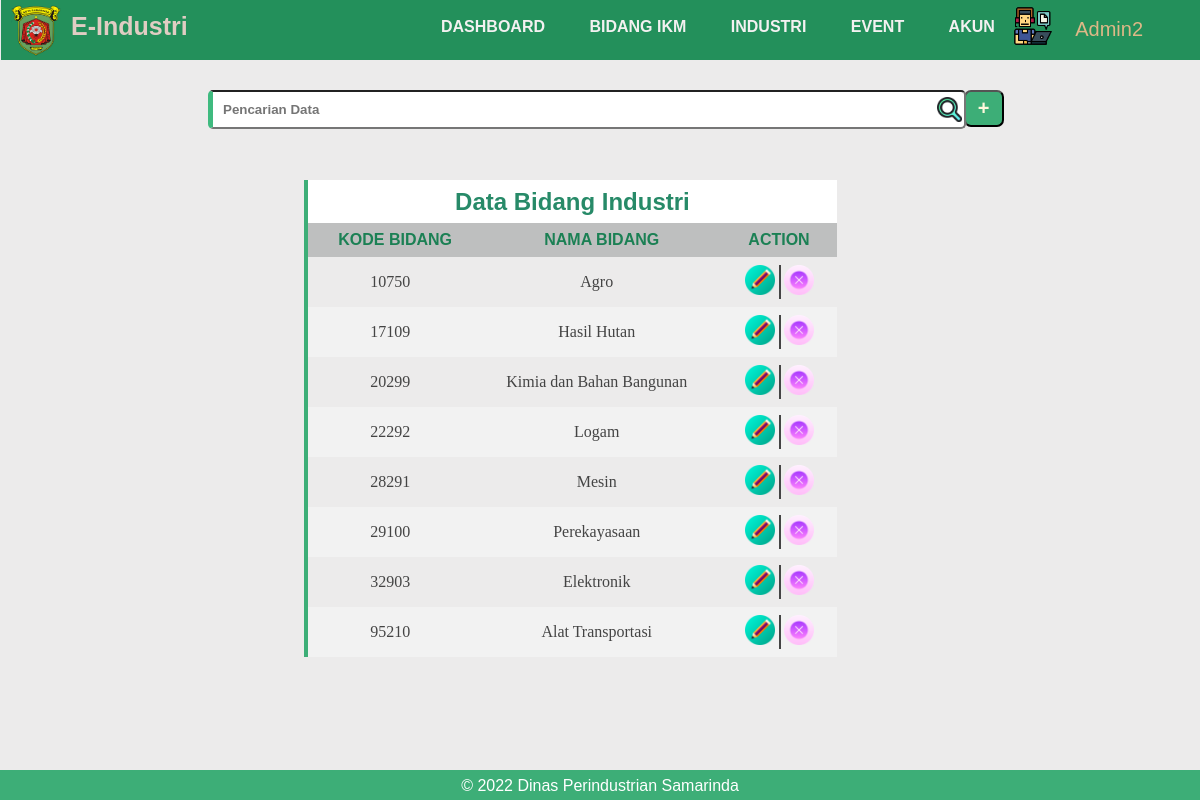
Page /admin-pegawai/bidang_ikm.php (signed in) on the committed database.
### tables this page shows
CREATE TABLE `bidang_ikm` (
  `kode_bidang` int(11) NOT NULL,
  `nama_bidang` varchar(30) NOT NULL
);

### admin-pegawai/bidang_ikm.php (the view, shortened to what this page needs)
<?php
include '../konek.php';
if (isset($_GET['logout'])) {
    session_destroy();
    unset($_SESSION['admin']);
    header("location: login.php");
}
else if (isset($_SESSION['admin'])) {
	$query = "SELECT * FROM `bidang_ikm`";
	$exc = $konek->query($query);
} else {
	header("location:../login.php");
}
?>
<!DOCTYPE html>
<html lang="en">
<head>
	<link href="../css/index-admin.css" rel="stylesheet" type="text/css" />
</head>
<body>
		<div class="header-admin">
				<div class="corner-header">
					<li class="logo-admin"><img src="../image/dinas_kaltim.png" alt="" style="width: 50px;"></li>
					<ul class="title-app">E-Industri</ul>
					<ul class="navbar-admin">
						<li><a href="admin-dashboard.php">Dashboard</a></li>
						<li><a href="bidang_ikm.php">Bidang IKM</a></li>
						<li><a href="industri.php">Industri</a></li>
						<li><a href="event.php">Event</a></li>
						<li><a href="akun.php">Akun</a></li>
					</ul>
				</div>
				<div class="ikon-profil">
					<img src="../image/worker.png">
					<li class="dropdown"><?= $_SESSION['admin'] ?>
					</li>
				</div>
		</div>
		<div class="data">
			<form method="post" action="">
                <input style="font-weight:700; width: 80%; text-decoration: none; padding: 10px 10px; border-radius: 5px; border-left: 5px solid rgb(63, 186, 127); margin-top: -40px;" type="text" name="keyword" placeholder="Pencarian Data" autocomplete="off">
				<img src="../image/search.png" alt="" style="width: 25px; margin-left: 77%; display:block; margin-top: -32px;">
            </form>
			<button type="submit" class="tambah-data"><a href="tambah_bidang.php">+</a></button>
		</div>
		<div class="tabel-content">
			<h2>Data Bidang Industri</h2>
			<table cellpadding="0" cellspacing="0" style="width: 45%;margin-left: 25%;text-align: center">
				<tbody style="text-align: center;font-size: 16px;">
					<tr>
						<th>Kode Bidang</th>
						<th>Nama Bidang</th>
						<th>Action</th>
					</tr>
				<tbody style="font-size: 16px;">
					<?php foreach ($exc as $row) : ?>
					<tr>
						<td style="padding-left: 10px;"><?= $row['kode_bidang'] ?></td>
						<td style="padding-left: 10px;"><?= $row['nama_bidang'] ?></td>
						<td style="text-align: center;display: flex;">
							<div style="width: 50%"><a href="edit_bidang.php?kode_bidang=<?= $row['kode_bidang'] ?>"><img src="../image/edit.png" alt=""></a></div>
							<div style="width: 50%;border-left: 2px solid"><a href="hapus_bidang.php?kode_bidang=<?= $row['kode_bidang'] ?>"><img src="../image/delete.png" alt=""></a></div>
						</td>
					</tr>
					<?php endforeach ?>
				</tbody>
			</table>
		</div>
	<footer style="position:fixed; width: 100%; height: 30px; bottom: 0">
		<p align="middle" style="margin-top: 7px;position:relative;">© 2022 Dinas Perindustrian Samarinda</p>
	</footer>
</body>
</html>

### css/index-admin.css (style rules this page uses)
*, *:before, *:after { box-sizing: border-box; }
body { background-color: rgb(236, 235, 235); }
.header-admin { position: fixed; background: rgb(35, 144, 91); width: 101%; height: 60px; margin-left: -7px; margin-right: 10px; top: 0; }
.logo-admin { display: block; margin-left: 10px; margin-top: 4px; }
.title-app { margin-top: -55px; margin-left: 30px; color: #e0cdc3; font-weight: 900; font-size: 25px; font-family:'Trebuchet MS', 'Lucida Sans Unicode', 'Lucida Grande', 'Lucida Sans', Arial, sans-serif; margin-right: 10px; }
.navbar-admin { margin-left: 400px; margin-bottom: -20px; margin-top: -53px; padding: 0px; text-transform: uppercase; font-family: 'Gill Sans', 'Gill Sans MT', Calibri, 'Trebuchet MS', sans-serif; font-weight: bolder; }
.corner-header { background-color:white(44, 44, 44); color: Black; }
.corner-header img { width: 70px; display: block; margin-bottom: 10px; }
.corner-header ul li { margin-left: 30px; display:inline-block; font-size: 16px; margin-top: 5px; }
.corner-header a { color:rgb(243, 241, 241); text-decoration: none; transition: .3s; font-family:Verdana, Geneva, Tahoma, sans-serif; margin-top: 10px; margin-left: 10px; }
.ikon-profil { position:relative; line-height:3; margin:0; padding:0; list-style-type:none; list-style-position:inside; z-index: 2; }
.ikon-profil img { width: 40px; float: right; margin-right: 160px; margin-top: -10px; }
.dropdown { color: burlywood; float: right; margin-right: -130px; font-size: 20px; font-family: 'Franklin Gothic Medium', 'Arial Narrow', Arial, sans-serif; margin-top: -17px; text-transform: capitalize; }
footer { font-family: 'Libre Franklin', sans-serif; background-color: rgb(61, 174, 119); color: white; width: 101%; margin-left: -8px; height: 40px; margin-top: 24%; position: fixed; }
.data { margin-top: 100px; margin-bottom: 10px; text-align: left; width: 80%; margin-left: 200px; }
.tambah-data { background-color: rgb(61, 174, 119); border-radius: 7px; width: 40px; padding: 5px 10px; float: right; margin-right: 16%; margin-top: -50px; cursor: pointer; }
.tambah-data a { text-decoration: none; font-weight: bold; color: cornsilk; font-size: 20px; }
.tabel-content { margin-top: 40px; }
.tabel-content h2 { padding: 8px 20px; text-align: center; background-color: white; width: 45%; margin-top: 20px; border-left: 4px solid rgb(61, 174, 119); font-weight: bolder; margin-bottom: -1px; margin-left: 25%; font-family:'Gill Sans', 'Gill Sans MT', Calibri, 'Trebuchet MS', sans-serif; color: rgb(39, 138, 104); }
.tabel-content table { color: #444; border-collapse:separate; width: 40%; border-left: 4px solid rgb(61, 174, 119); }
.tabel-content tr th { background: #bebfbf; color: rgb(27, 128, 84); font-weight: bolder; font-family:Verdana, Geneva, Tahoma, sans-serif; text-transform: uppercase; }
.tabel-content th, td { padding: 8px 20px; text-align: center; }
.tabel-content tr:nth-child(even) { background-color: #f2f2f2; }
.tabel-content img { width: 30px; }

### rows in the picture
bidang_ikm: kode_bidang "10750", nama_bidang "Agro"
bidang_ikm: kode_bidang "17109", nama_bidang "Hasil Hutan"
bidang_ikm: kode_bidang "20299", nama_bidang "Kimia dan Bahan Bangunan"
bidang_ikm: kode_bidang "22292", nama_bidang "Logam"
bidang_ikm: kode_bidang "28291", nama_bidang "Mesin"
bidang_ikm: kode_bidang "29100", nama_bidang "Perekayasaan"
bidang_ikm: kode_bidang "32903", nama_bidang "Elektronik"
bidang_ikm: kode_bidang "95210", nama_bidang "Alat Transportasi"

### other values in the picture
$_SESSION['admin'] "Admin2"
